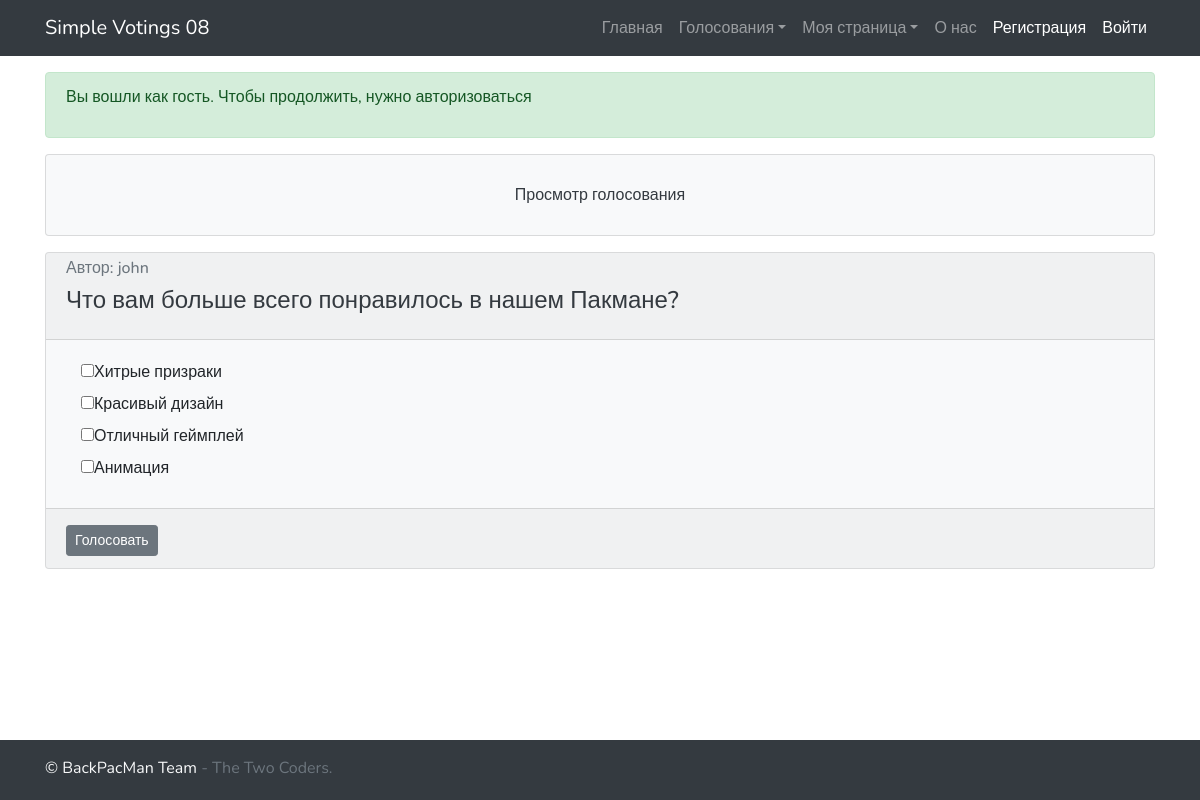
/voting/3/, run on an earlier commit of the app's database.
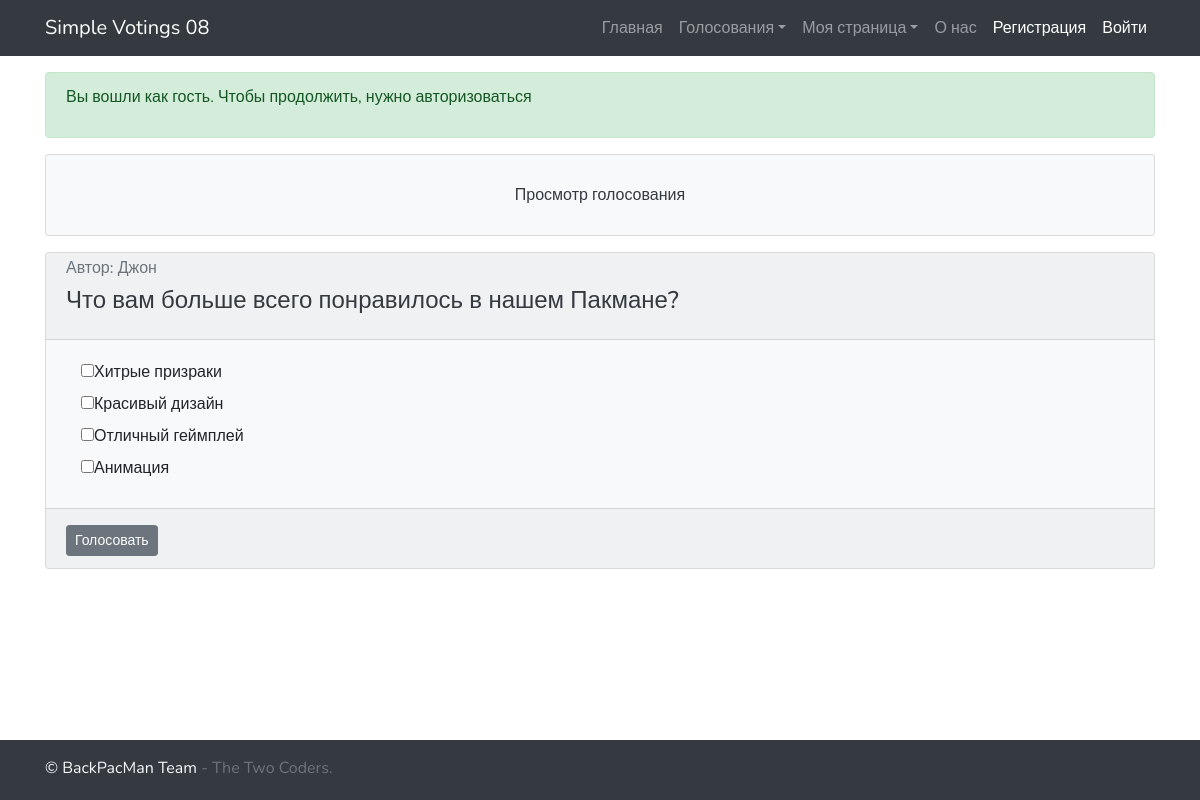
And on a later commit of the database.
### main_app/models.py (models this page shows, shortened)
class Voting(models.Model):
    question = models.CharField(max_length=50)
    type = models.CharField(max_length=20, default='radio')  # radio, checkbox, text_input
    author = models.ForeignKey(get_user_model(), on_delete=models.CASCADE)
    def options(self):
        return Options.objects.filter(voting_id=self.id)
    def users(self):
        return {e.user_id for e in Vote.objects.filter(voting_id=self.id)}
    def voting_view(self):
        return "/voting/" + str(self.id)

class Options(models.Model):
    voting = models.ForeignKey(to=Voting, on_delete=models.CASCADE)
    option = models.CharField(max_length=50)
    def users(self):
        return {e.id for e in Vote.objects.filter(voting_id=self.voting_id)}

class Vote(models.Model):
    voting = models.ForeignKey(Voting, on_delete=models.CASCADE)
    option = models.ForeignKey(Options, on_delete=models.CASCADE)
    user = models.ForeignKey(get_user_model(), on_delete=models.CASCADE)

### main_app/views.py (the view, shortened to what this page needs)
# urls.py: path('voting/<str:voting>/', voting),
def voting(request, voting):
    context = {'answers': []}
    try:
        v = models.Voting.objects.get(id=voting)
        context['voting'] = v
    except:
        return HttpResponse('Голосование не найдено!')
    context['pagetitle'] = 'Просмотр голосования'
    context['menu'] = get_menu_context(request)
    context['auth_msg'] = greeting(request)
    context['main_message'] = 'Просмотр голосования'
    context['expand'] = False
    return render(request, 'voting.html', context)

### main_app/views.py (called while the page is built)
def get_menu_context(request):
    menu_login = []
    if request.user.is_authenticated:
        menu_login.append({'url': '/logout/', 'name': 'Выйти'})
    else:
        menu_login += [{'url': '/signup/', 'name': 'Регистрация'},
                       {'url': '/login/', 'name': 'Войти'}]
    menu = [
        menu_login,
        {'url': '/', 'name': 'Главная'},
        {'url': '', 'name': 'Голосования',
         'dropdown': [
             {'url': '/home/', 'name': 'Просмотреть все'},
             {'url': '/create/', 'name': 'Создать'},
         ]},
        {'url': '/', 'name': 'Моя страница',
         'dropdown': [
             {'url': '/profile/' + str(request.user.id), 'name': 'Профиль'},
             {'url': '/edit_profile/', 'name': 'Редактировать'},
         ]},
        {'url': '/about/', 'name': 'О нас'},
    ]
    return menu

### main_app/templates/voting.html (shortened to what this page needs)
{% extends "basic.html" %}
{% block custom_js %}
{% load static %}
{% endblock%}
{% block main %}
<div class="mb-4">
    {% if voting.type == 'text_input' %}
    {% include 'forms/voting_text.html' with action="/vote/" %}
    {% else %}
    {% include 'forms/voting_basic.html' with action="/vote/" %}
    {% endif %}
</div>
{% endblock %}

### main_app/templates/forms/voting_basic.html (shortened to what this page needs)
{% extends './basic.html' %}
{% block main %}
{% if voting.type == 'text_input' %}
<p><label {% if user.id in voting.users %}title="(Ответили: {{ voting.users|length }})" {% endif %}>
    <input type="text" class="w-100"
           {% if user.id in voting.users %}disabled{% endif %}
           name="answer" placeholder="Ваш ответ"></label>
    {% else %}
<div class="container-fluid">
    {% for option in voting.options %}
    <div class="row">
        <div class="col-md-4    ">
            <label {% if user.id in voting.users %}title="{{ option.get_votes_count_t }}" {% endif %}>
                {% if user.id not in voting.users %}
                <input type="{{ voting.type }}"
                       name="{% if voting.type == 'radio' %}{{ voting.id }}{% else %}{{ option.id }}{% endif %}"
                       value="{% if user.id in option.users %}<u>{{option.option}}</u>{% else %}{{option.option}}{% endif %}"
                >{% if user.id in option.users %}<u>{{option.option}}</u>{% else %}{{option.option}}{% endif %}
                {% else %}
                {{ option.option }}
                {% endif %}
            </label>
        </div>
    </div>
    {% empty %}
    {{ onempty_message|default:"Пустое голосование" }}
    {% endfor %}
</div>
{% endif %}
{% endblock %}
{% block after %}
<div class="card-footer">
    {% if user.id not in voting.users %}
    <input type="submit" class="btn btn-secondary btn-sm mt-1" value="Голосовать">
    {% endif %}
</div>
{% endblock %}

### main_app/templates/forms/basic.html (shortened to what this page needs)
<form method="{% block method %}{{ method|default:'POST' }}{% endblock %}"
      action="{% block action %}{{ action|default:'/' }}{% endblock %}" id="voting_form">
    <div class="card bg-light">
        <div class="card-header" >
            <h6 class="card-subtitle mb-2 text-muted">Автор:
                {% if voting.author.first_name %} {{ voting.author.first_name }}
                {% else %} {{ voting.author }} {% endif %} </h6>
            <h4 class="card-title"><a href="{{voting.voting_view}}" class="text-dark"> {{ voting.question }}</a></h4>
        </div>
        <div {% if expand %} class="collapse" {% endif %} id="voting_{{voting.id}}">
            <div class="card-body">
                {% block main %}{% endblock %}
            </div>
            {% block after %}{% endblock %}
        </div>
    </div>
</form>

What changed in the data, as far as the page shows it:
changed through a linked row, Voting "Что вам больше всего понравилось в нашем Пакмане?": author.first_name (not shown) → "Джон"; author "john" → (not shown)
